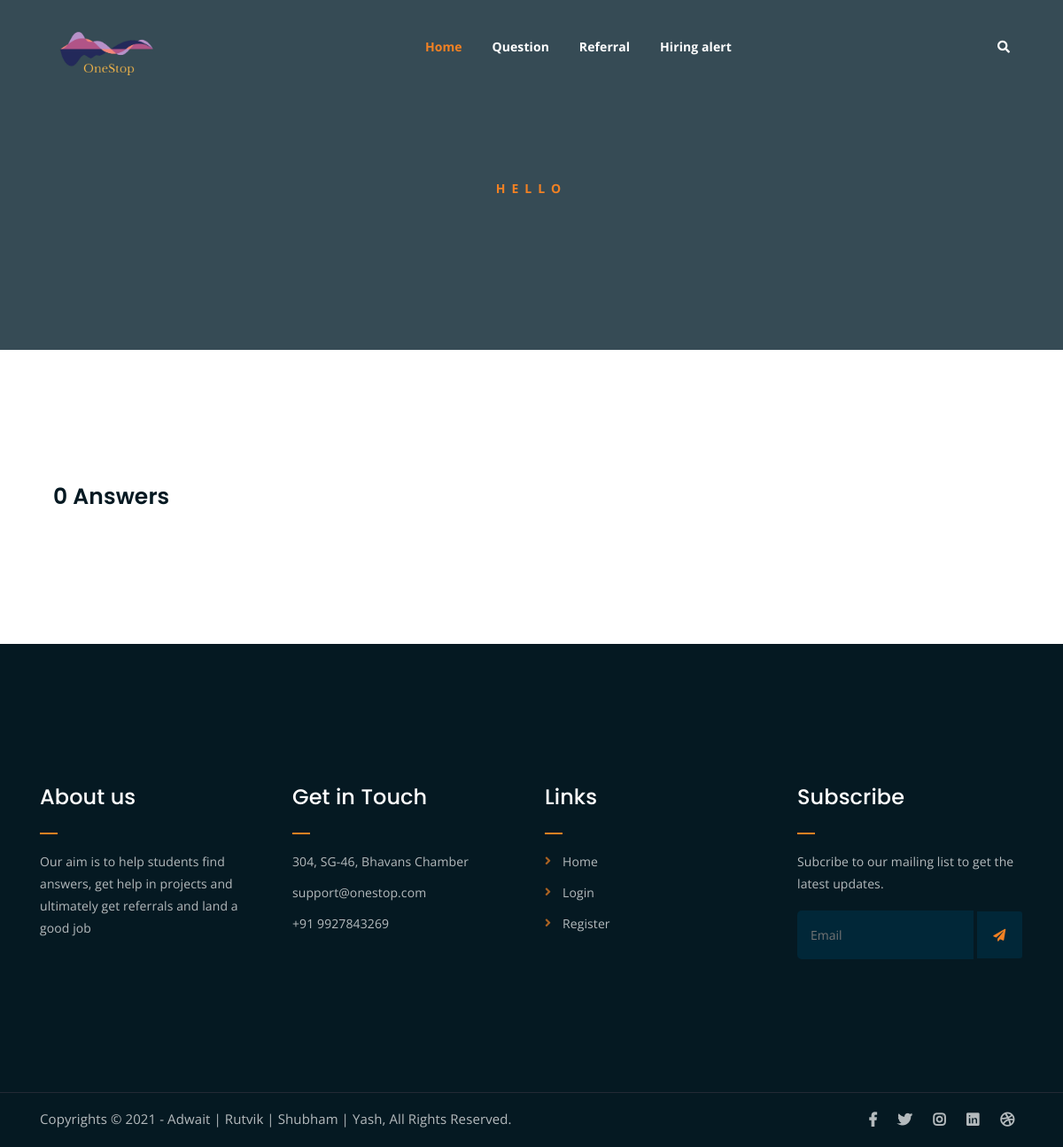
/Student/answer/7/, run on an earlier commit of the app's database.
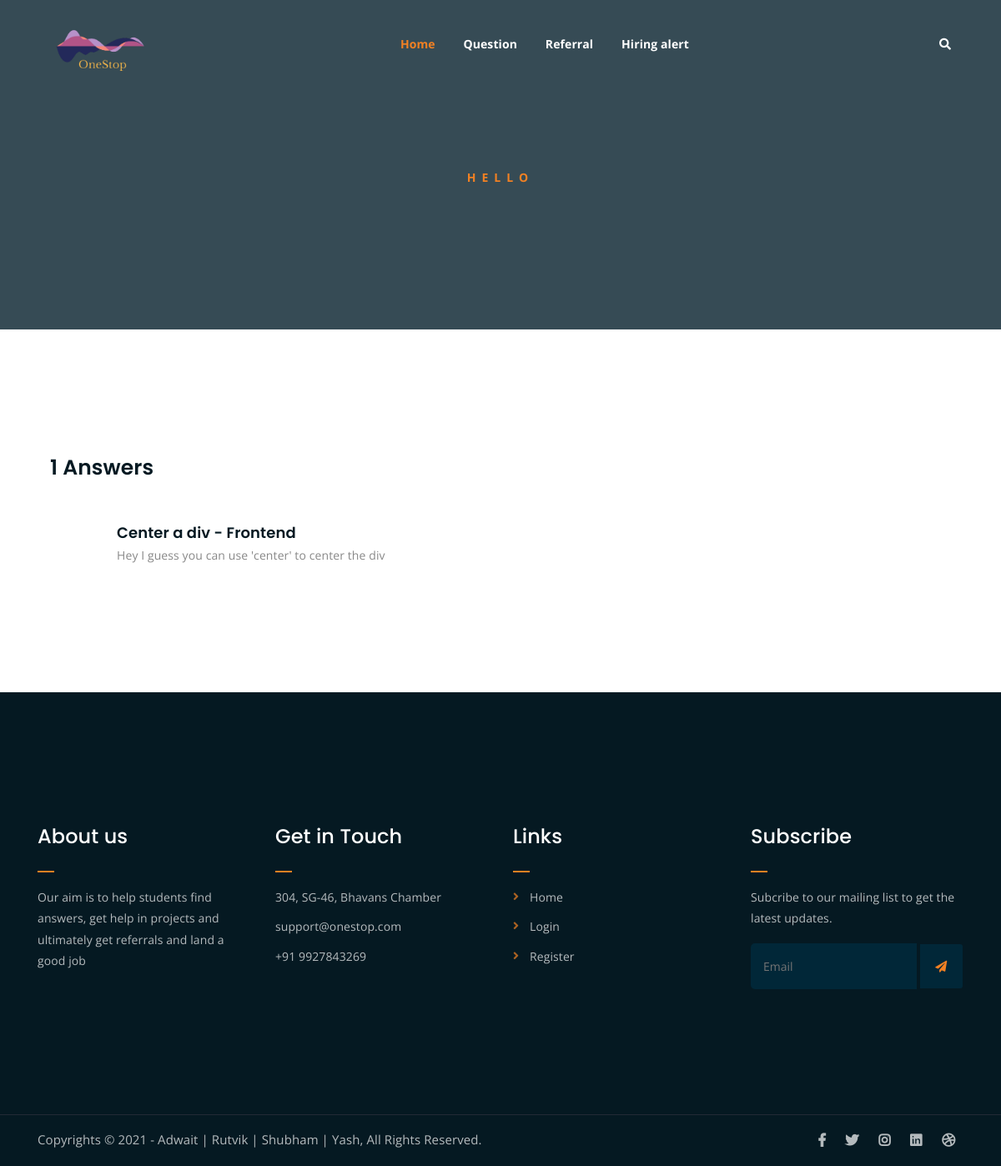
And on a later commit of the database.
### main/models.py (models this page shows)
class Answer(models.Model):
    question = models.ForeignKey(Question,on_delete=models.CASCADE)
    description = models.TextField()
    image = models.ImageField(upload_to='mainapp/question_images/', null=True)
    student = models.ForeignKey(User, on_delete=models.CASCADE)
    date_posted = models.DateTimeField(default=datetime.datetime.now())

class Question(models.Model):
    title = models.CharField(max_length=500)
    description = models.TextField()
    image = models.ImageField(upload_to='mainapp/question_images/', null=True)
    student = models.ForeignKey(User, on_delete=models.CASCADE)
    date_posted = models.DateTimeField(default=datetime.datetime.now)

### main/views.py (the view)
def StudentAnswerListView(request, pk):
    context = {
        "student": Student.objects.filter(user__pk=pk).first(),
        "answers": Answer.objects.filter(student__pk=pk),
    }
    print("in student")
    return render(request, "main/profile_ans.html", context)

### main/templates/main/profile_ans.html (shortened to what this page needs)
{% extends "main/base.html" %}
{% block content%}
<div class="breadcrumb-section breadcrumb-bg">
    <div class="container">
        <div class="row">
            <div class="col-lg-8 offset-lg-2 text-center">
                <div class="breadcrumb-text">
                    <p>Hello</p>
                </div>
            </div>
        </div>
    </div>
</div>
<div class="contact-from-section mt-150 mb-150">
    <div class="container">
            <div class="col-lg-8 mb-5 mb-lg-0">
                <div class="comments-list-wrap">
                    <h3 class="comment-count-title">{{ answers.count }} Answers</h3>
                    <div class="comment-list">
                        {%for ans in answers%}
                        <div class="single-comment-body">
                            <div class="comment-text-body">
                                <a href="{%url 'Questions-detail' ans.question.id %}" >
                                    <h4>{{ans.question.title}}  </h4>
                                </a>
                                <p>{{ans.description}}</p>
                            </div>
                        </div>
                        {%endfor%}
                    </div>
                </div>
            </div>
        </div>
</div>
{% endblock content%}

What changed in the data, as far as the page shows it:
added Answer: question "Center a div - Frontend", description "Hey I guess you can use 'center' to center the div"
Also different on the page:
{{ answers.count }}: "0" → "1"
